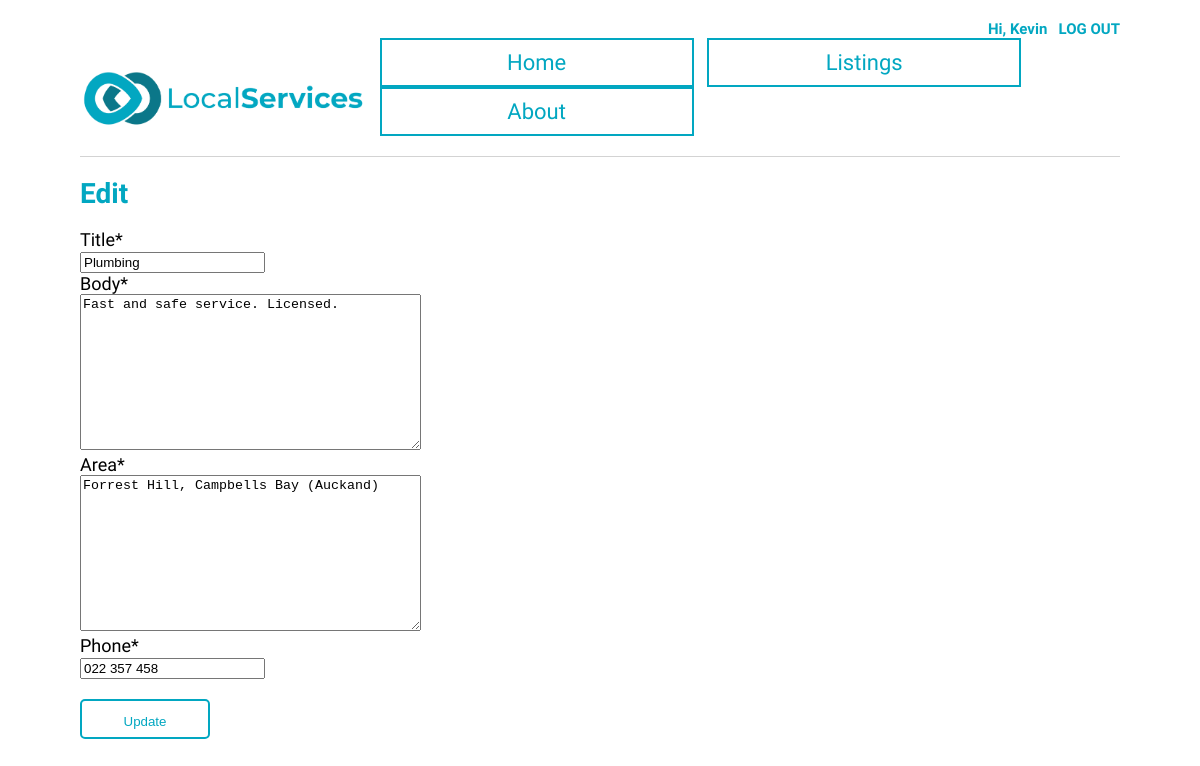
The page /classified/3/edit (signed in) on the database its author committed.
### LocalServicesBoard/models.py (models this page shows, shortened)
class Classified (models.Model):
    title = models.CharField(max_length=100)
    body = models.TextField(max_length=300)
    area = models.TextField(max_length=50)
    author = models.ForeignKey(settings.AUTH_USER_MODEL, on_delete=models.CASCADE)
    phone = models.CharField (max_length=30, default="")
    date = models.DateTimeField(default=datetime.now, blank=True)

### LocalServicesBoard/views.py (the view)
# urls.py: path("classified/<int:pk>/edit", ClassifiedUpdateView.as_view(), name = "classified_edit" ),
class ClassifiedUpdateView(LoginRequiredMixin, UserPassesTestMixin, UpdateView):
    model = Classified
    fields = (
        "title",
        "body",
        "area",
        "phone"
    )
    template_name = "classified_edit.html"
    def test_func(self):  # new
        obj = self.get_object()
        return obj.author == self.request.user

### templates/classified_edit.html
{% extends "base.html" %}
{% load crispy_forms_tags %}
{% block content %}
<h1>Edit</h1>
<form action="" method="post">{% csrf_token %}
  {{ form|crispy }}
  <button type="submit">Update</button>
</form>
{% endblock content %}

### templates/base.html (shortened to what this page needs)
{% load static %}
<!DOCTYPE html>
<html lang="en">
<head>
    <link rel="stylesheet" href="{% static 'css/base.css' %}">
</head>
<body>
    {% if user.is_authenticated %}
    <h5> Hi, {{user.first_name}} &nbsp <a href="{% url 'logout' %}" >LOG OUT</a></h5>
    {% else %}
    <h5>You're not logged in &nbsp <a href="{% url 'login' %}" >LOGIN</a> &nbsp <a href="{% url 'signup' %}">SIGNUP</a></h5>
    {% endif %}
    <header>
        <p1><img src="{% static 'images/localServicesLogo.png' %}" alt="logo-image" height="60" ></p1>
        <div>
            <a href="{% url 'home' %}" class="button-base">Home</a>
            <a href="{% url 'classifieds' %}" class="button-base">Listings</a>
            <a href="{% url 'about' %}" class="button-base">About</a>
        </div>
    </header>
{% block content %} {% endblock content %}
</body>
</html>

### static/css/base.css (style rules this page uses)
body { font-family: 'Source Sans Pro', sans-serif; font-size: 14px; text-decoration: none; margin: 20px 80px 20px 80px; }
header { border-bottom: 1px solid lightgrey; margin-bottom: 20px; padding-bottom: 20px; display: flex; text-decoration: none; align-items: flex-end; justify-content: space-between; }
p1 { color: #02A7C1; text-decoration: none; font-size: 30px; font-weight: bold; margin-top: 20px; }
.button-base { border: 2px solid #02A7C1; min-width: 270px; font-size: 22px; display: inline-block; text-align: center; padding: 10px 20px; margin-left: 10px; background-color: white; color: #02A7C1 !important; cursor: pointer; }
form { font-family: 'Source Sans Pro', sans-serif; font-size: 18px; width: 20%; }
button[type=submit] { border: 2px solid #02A7C1 !important; width: 130px !important; height: 40px !important; line-height: 40px !important; display: inline-block !important; text-align: center; margin-top: 10px; margin-right: 10px; background-color: white; color: #02A7C1 !important; cursor: pointer; border-radius: 5px; }
a { color: #02A7C1; text-decoration: none; margin-left: 0px; margin-top: 0px; }
h5 { text-align: right; text-decoration: none; color: #02A7C1; font-size: 15px; font-weight: bold; margin: 0px; }
h1 { font-weight: bold; color: #02A7C1; }
.no-margin, button { margin: 20px 0 !important; }

### rows shown on the page
Classified: title "Plumbing", body "Fast and safe service. Licensed.", area "Forrest Hill, Campbells Bay (Auckand)", phone "022 357 458"

### other values the page prints
{{ user.first_name }} "Kevin"
